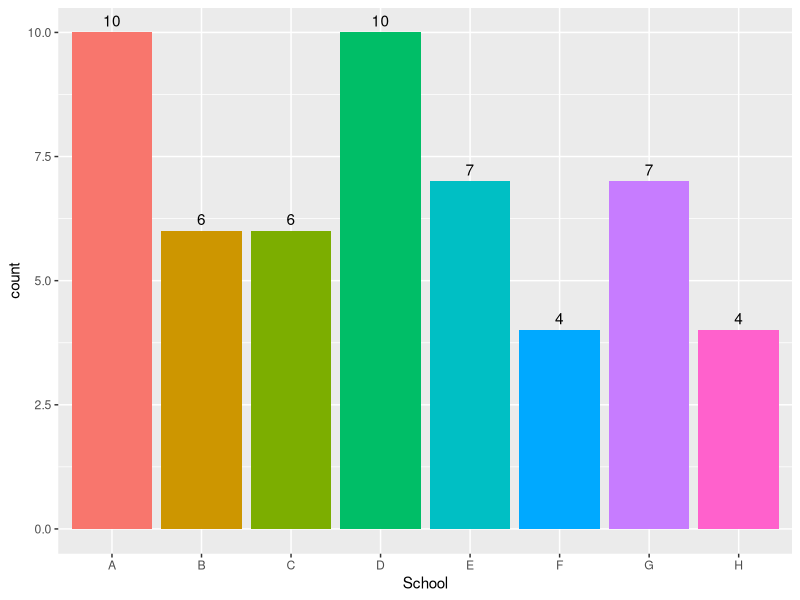
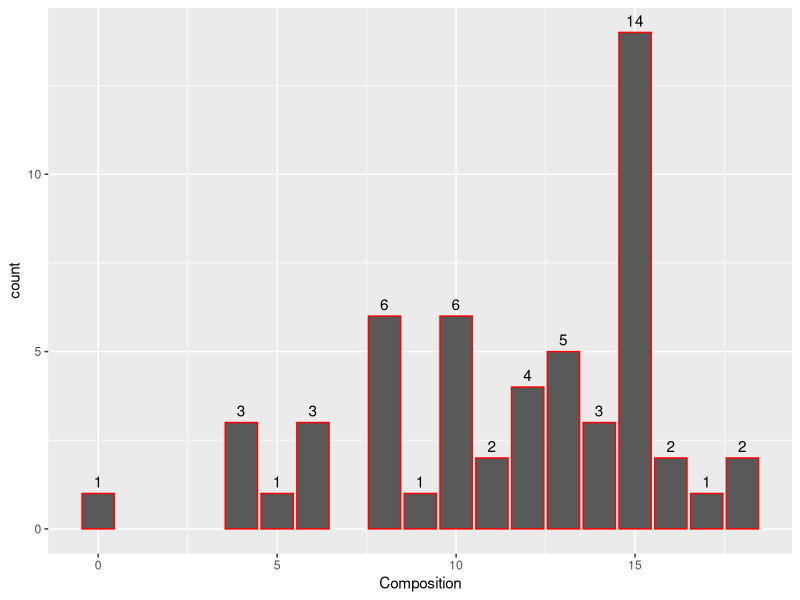
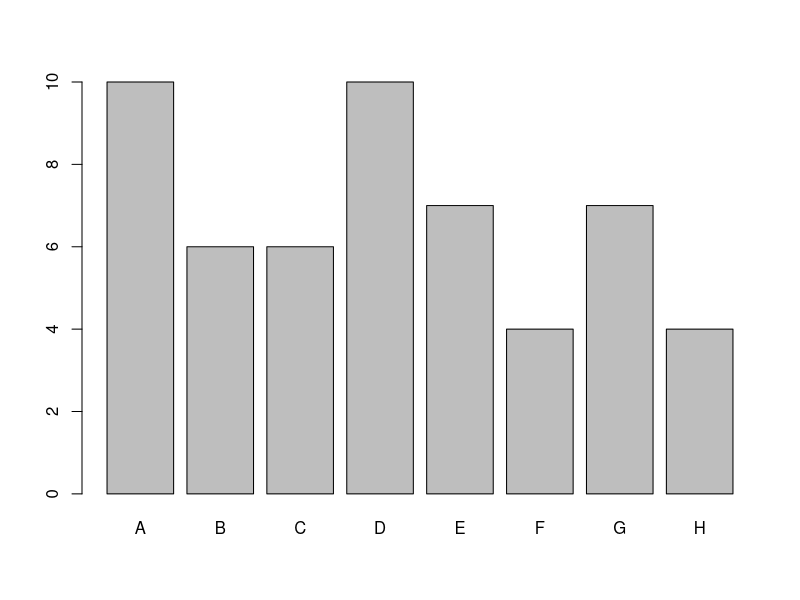
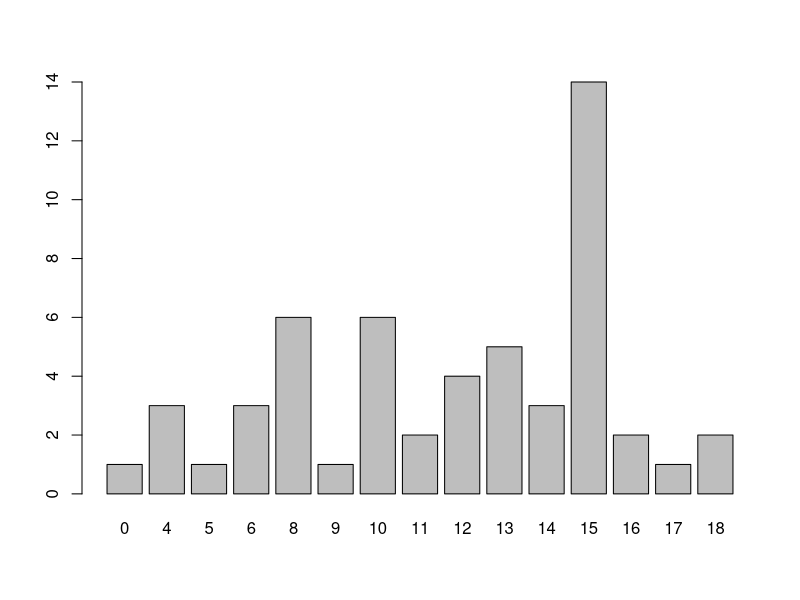
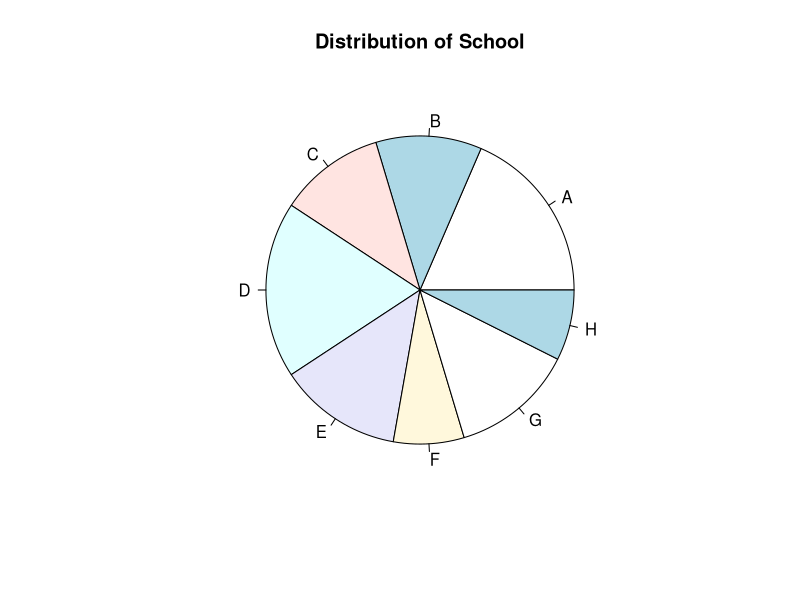

These charts were generated, in order, by the following R code:
getwd()
library(MASS)
library(tidyverse)
painters
view(painters)
painters$School
painters["School"]
school_ferq= table(painters$School)
ggplot(painters, aes(School, fill = School)) +
  geom_bar(show.legend = F)+
  geom_text(stat = "count", aes(label= ..count..), vjust=-0.5)


summary(painters$School)
summary(painters$Composition)
Composition <- table(painters$Composition)
c <- painters$Composition
c.freq <- table(c)
c.freq
cbind(c.freq)
ggplot(painters, aes(Composition))+
  geom_bar(color = "red")+
  geom_text(stat = "count", aes(label= ..count..), vjust=-0.5)

#relative freq
school_relfreq <-  school_ferq/ nrow(painters)
old <- options(digits = 1)
cbind(school_relfreq)

composition_relfreq <- c.freq/ nrow(painters)  
cbind(composition_relfreq)

#bar plot
barplot(table(painters$School))
barplot(table(painters$Composition))

#pie chart
pie(school_ferq, main = "Distribution of School")
